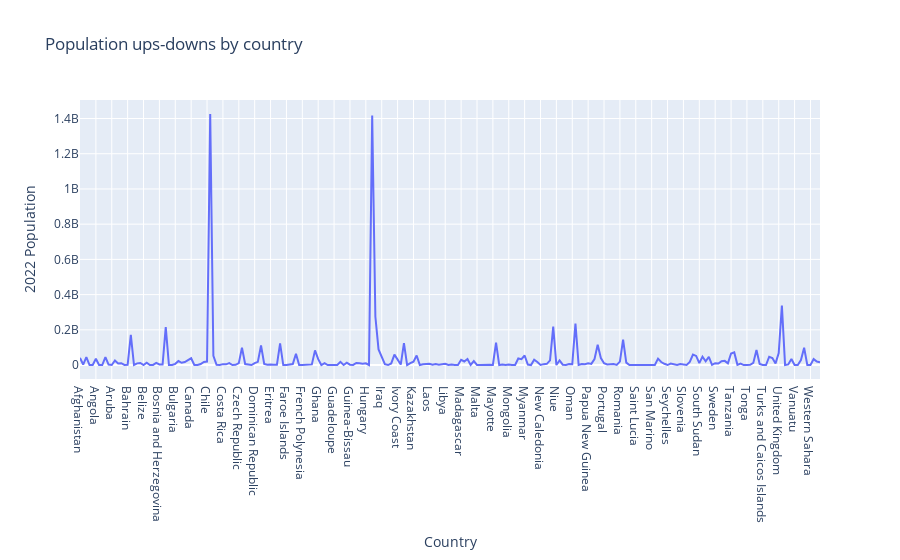

Notebook code cell kept with this figure:
### Code cell
popu_g
for cols in popu_g.columns:
    if cols!="Country":
        fig=px.line(popu_g,x="Country",y=cols,hover_data=["Country"],title="Population ups-downs by country")
        fig.show()

### Figure 1 — Plotly figure (JSON) as saved in the notebook; plotly's stock layout.template omitted (floating-point values rounded to 4 significant figures; data arrays with more than 128 entries replaced by an {"elided": "..."} marker saying what was removed)
{"data": [{"hovertemplate": "Country=%{x}<br>2022 Population=%{y}<extra></extra>", "legendgroup": "", "line": {"color": "#636efa", "dash": "solid"}, "marker": {"symbol": "circle"}, "mode": "lines", "name": "", "orientation": "v", "showlegend": false, "type": "scatter", "x": {"elided": "234 str values"}, "xaxis": "x", "y": {"elided": "234 int values"}, "yaxis": "y"}], "layout": {"legend": {"tracegroupgap": 0}, "title": {"text": "Population ups-downs by country"}, "xaxis": {"anchor": "y", "domain": [0, 1], "title": {"text": "Country"}}, "yaxis": {"anchor": "x", "domain": [0, 1], "title": {"text": "2022 Population"}}}}
